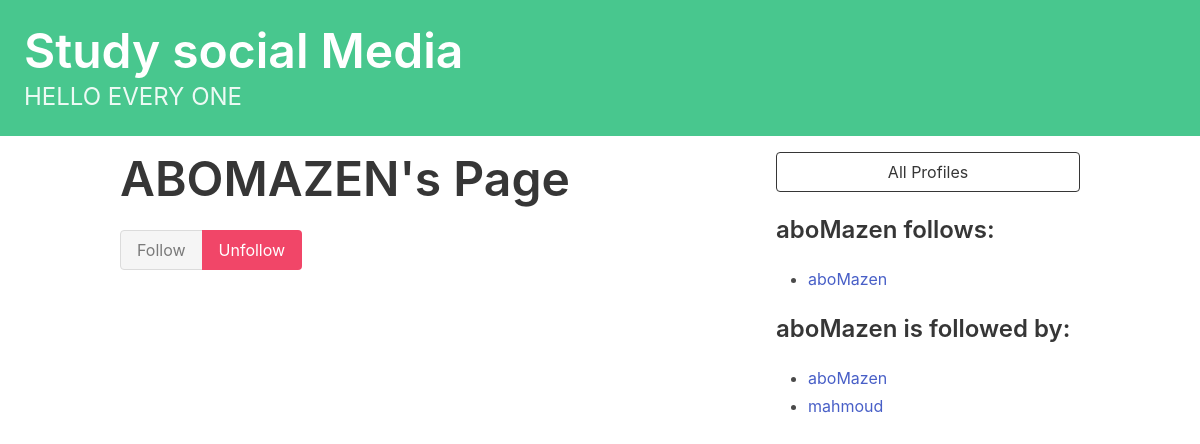
The app's page /profile/5 (signed in) with its own data.
### dwitter/models.py (models this page shows)
class Profile(models.Model):
    user = models.OneToOneField(User, on_delete=models.CASCADE)
    follows = models.ManyToManyField(
        "self", related_name="followed_by", symmetrical=False, blank=True
    )
    def __str__(self):
        return self.user.username

### dwitter/views.py (the view, shortened to what this page needs)
# urls.py: path("profile/<int:pk>", profile, name="profile"),
def profile(request, pk):
    profile = Profile.objects.get(pk=pk)
    return render(request, "dwitter/profile.html", {"profile": profile})

### dwitter/templates/dwitter/profile.html (shortened to what this page needs)
{% extends 'base.html' %}
{% block content %}
<div class="column">
    <div class="block">
    <h1 class="title is-1">
        {{profile.user.username|upper}}'s Page
    </h1>
    <form method="post">
        <div class="buttons has-addons">
        {% if profile in user.profile.follows.all %}
            <button class="button is-success is-static">Follow</button>
            <button class="button is-danger" name="follow" value="unfollow">
                Unfollow
            </button>
        {% else %}
            <button class="button is-success" name="follow" value="follow">
                Follow
            </button>
            <button class="button is-danger is-static">Unfollow</button>
        {% endif %}
        </div>
    </form>
    </div>
</div>
<div class="column is-one-third">
    <div class="block">
        <a href="{% url 'dwitter:profile_list' %}">
            <button class="button is-dark is-outlined is-fullwidth">
                All Profiles
            </button>
        </a>
    </div>
    <div class="block">
        <h3 class="title is-4">
            {{profile.user.username}} follows:
        </h3>
        <div class="content">
            <ul>
            {% for following in profile.follows.all %}
                <li>
                    <a href="{% url 'dwitter:profile' following.id %}">
                        {{ following }}
                    </a>
                </li>
            {% endfor %}
            </ul>
        </div>
    </div>
    <div class="block">
        <h3 class="title is-4">
            {{profile.user.username}} is followed by:
        </h3>
        <div class="content">
            <ul>
            {% for follower in profile.followed_by.all %}
                <li>
                    <a href="{% url 'dwitter:profile' follower.id %}">
                        {{ follower }}
                    </a>
                </li>
            {% endfor %}
            </ul>
        </div>
    </div>
</div>
{% endblock content %}

### records on screen
Profile: user.username "ABOMAZEN", user.username "aboMazen"
Profile: user.username "mahmoud"
